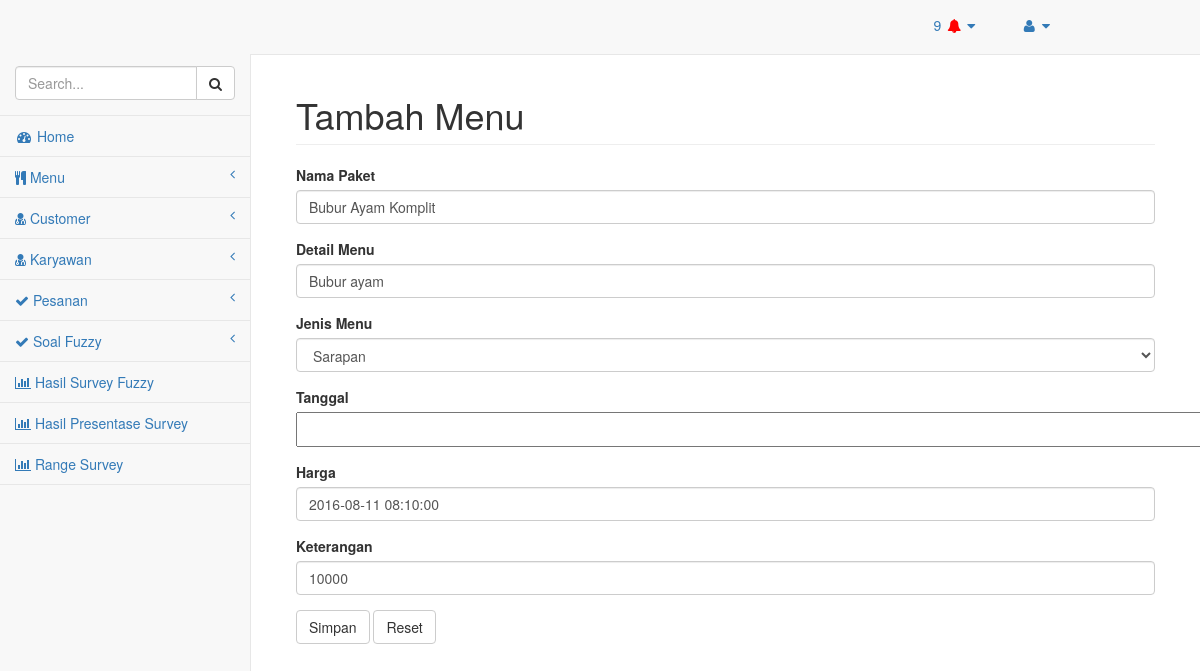
The page /Admin/edit_menu.php?id_menu=M1001 on the database its author committed.
### tables this page shows
CREATE TABLE IF NOT EXISTS `menu` (
  `id_menu` varchar(10) NOT NULL,
  `nama_paket` text,
  `detail_menu` varchar(100) NOT NULL,
  `Jenis` varchar(11) NOT NULL,
  `lama_buat` varchar(50) NOT NULL,
  `tgl` datetime NOT NULL,
  `harga` int(11) NOT NULL,
  `gambar` text NOT NULL
);

### Admin/edit_menu.php (the view, shortened to what this page needs)
<!DOCTYPE html>
<?php
$id_menu = $_GET['id_menu'];
?>
<html lang="en">
<head>
	<link href="../Datetimepicker/bootstrap/css/bootstrap.min.css" rel="stylesheet" media="screen">
    <link href="../Datetimepicker/css/bootstrap-datetimepicker.min.css" rel="stylesheet" media="screen">
    <link href="../bower_components/bootstrap/dist/css/bootstrap.min.css" rel="stylesheet">
    <link href="../bower_components/metisMenu/dist/metisMenu.min.css" rel="stylesheet">
    <link href="../dist/css/sb-admin-2.css" rel="stylesheet">
    <link href="../bower_components/font-awesome/css/font-awesome.min.css" rel="stylesheet" type="text/css">
</head>
<body>
	<div id="wrapper">
		<nav class="navbar navbar-default navbar-static-top" role="navigation" style="margin-bottom: 0">
			<div class="navbar-header">
                <a class="navbar-brand" href="index.html">Selamat Datang <?php  ?></a>
			</div>
			<?php include('logout.php');?>
			<?php include('dropdown_admin.php'); ?>
        <div id="page-wrapper">
            <div class="container-fluid">
                <div class="row">
                    <div class="col-lg-12">
                        <h1 class="page-header">Tambah Menu</h1>
						<?php
							$sql = "select * from menu where id_menu = '$id_menu'";
							$hasil=mysqli_query($konek, $sql);
							$data = mysqli_fetch_row($hasil);
						?>
						<form role="form" action="prosesedit_menu.php" method="post">
							<div class="form-group">
								<label>Nama Paket</label>
								<input  name="nama_paket" class="form-control" placeholder="Masukkan Paket" value="<?php echo $data[1];?>">
							</div>
							<div class="form-group">
								<label>Detail Menu</label>
								<input  name="detail_menu" class="form-control" placeholder="Masukkan Detail Menu" value="<?php echo $data[2];?>">
							</div>
							<div class="form-group">
								<label>Jenis Menu</label>
								<select class="form-control" name="jns_menu">
									<option value="<?php echo $data[3];?>"><?php echo $data[3];?></option>
								</select>
							</div>
							<div class="form-group">
								<label>Tanggal</label>
									<div class="controls input-append date form_datetime" data-date="<?php date("y-m-d"); ?>" data-date-format="dd MM yyyy - HH:ii p" data-link-field="dtp_input1">
										<input style="width:930px; height:35px;" size="16" type="text" name='tanggal' value="" readonly>
									</div>
							</div>
							<div class="form-group">
								<label>Harga</label>
								<input  name="harga" class="form-control" placeholder="Masukkan Harga" value="<?php echo $data[5]; ?>">
							</div>
							<div class="form-group">
								<label>Keterangan</label>
								<input  name="ket" class="form-control" placeholder="Masukkan Keterangan" value="<?php echo $data[6]; ?>">
							</div>
							<button type="submit" class="btn btn-default">Simpan</button>
							<button type="reset" class="btn btn-default">Reset</button>
						</form>
                    </div>
                </div>
            </div>
        </div>
	</div>
</body>
</html>

### Depan/css/tabel/sb-admin-2.css (style rules this page uses)
body { background-color: #f8f8f8; }
#wrapper { width: 100%; }
#page-wrapper { padding: 0 15px; min-height: 568px; background-color: #fff; }
@media (min-width:768px) { #page-wrapper { position: inherit; margin: 0 0 0 250px; padding: 0 30px; border-left: 1px solid #e7e7e7; } }

### rows shown on the page
menu: nama_paket "Bubur Ayam Komplit", detail_menu "Bubur ayam", jns_menu "Sarapan", harga "2016-08-11 08:10:00", ket "10000"

### other values the page prints
$jumlah_notif "9"
